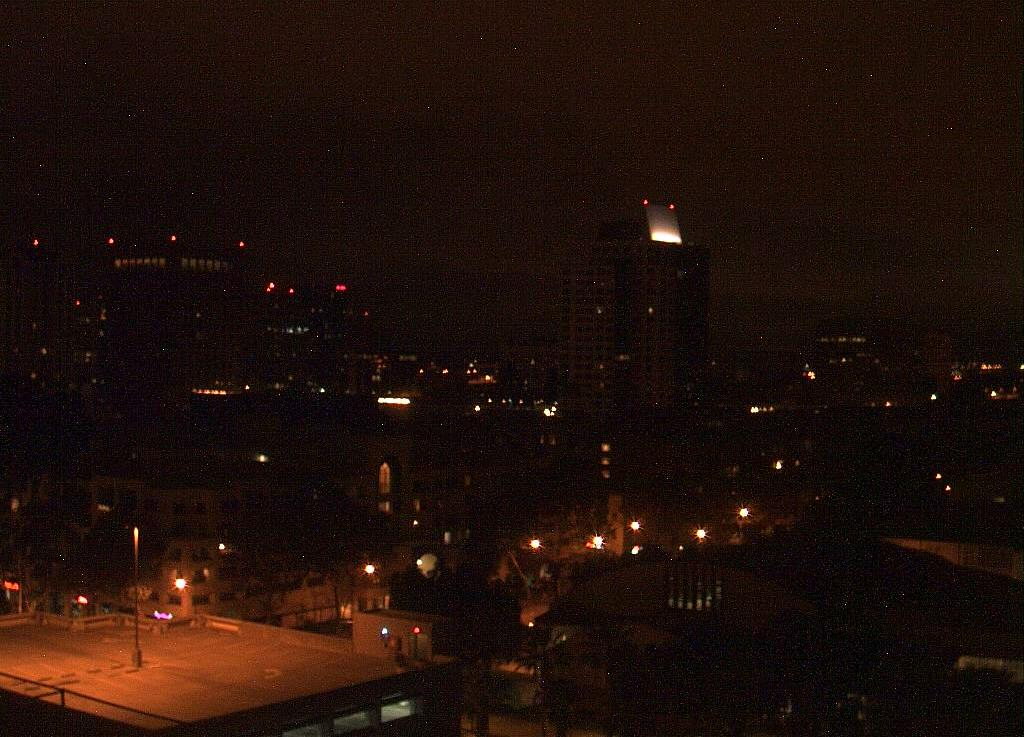
#> input picture night.jpg, 1024 x 737 px, given in place of night.png, which was not available
$ jupyter execute mjmergalrivera_midterm.ipynb   (text cells are left out)
#> lines starting #> are read from the running program, lines starting #| are printed output that depends on the picture; long printed decimals are rounded; pictures that were not available may be replaced by others from this repository, and a replacement may not be noted
[cell 1]
import cv2
import numpy as np
import matplotlib.pyplot as plt

[cell 2]
def load_image(path):
    img = cv2.imread(path)
    img = cv2.cvtColor(img, cv2.COLOR_BGR2RGB)
    return img.astype(np.float32) / 255.0

night = load_image("night.png")
#> in load_image, img is the input picture: shape (737, 1024, 3); mean B, G, R 10.4, 16.3, 32.7
day = load_image("day.png")
#> call 2 of load_image, with path = 'day.png'
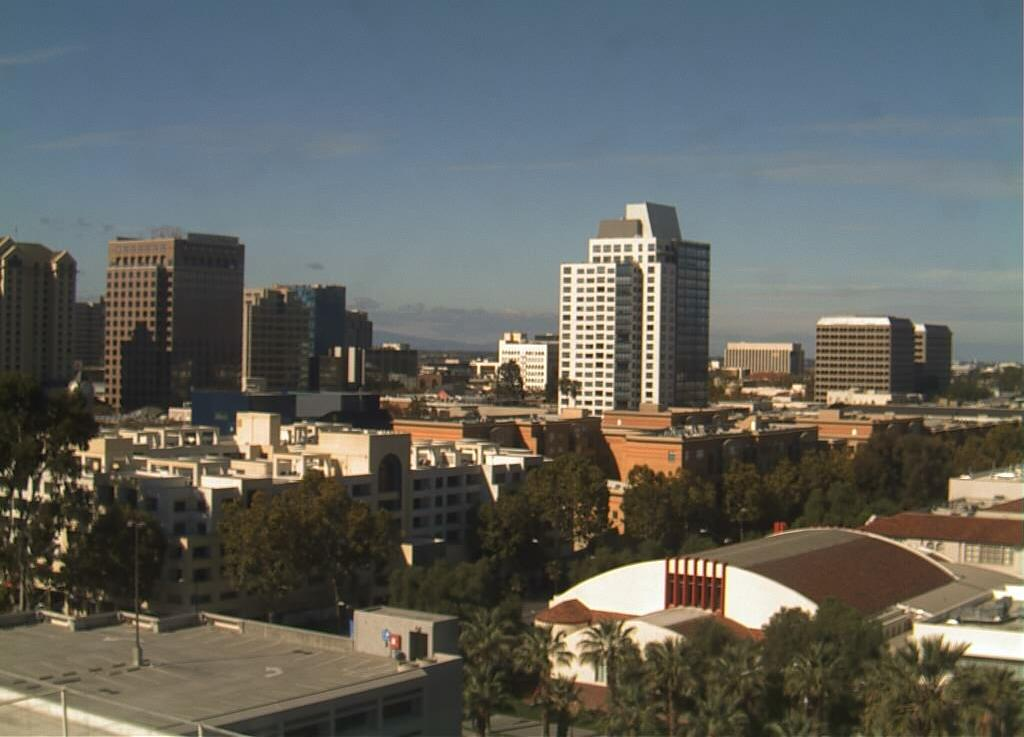
#> input picture day.jpg, 1024 x 737 px, given in place of day.png, which was not available
#> in load_image, img is the input picture: shape (737, 1024, 3); mean B, G, R 95, 99.7, 98.2
#> in load_image (call 2), `return img.astype(np.float32) / 255.0`:
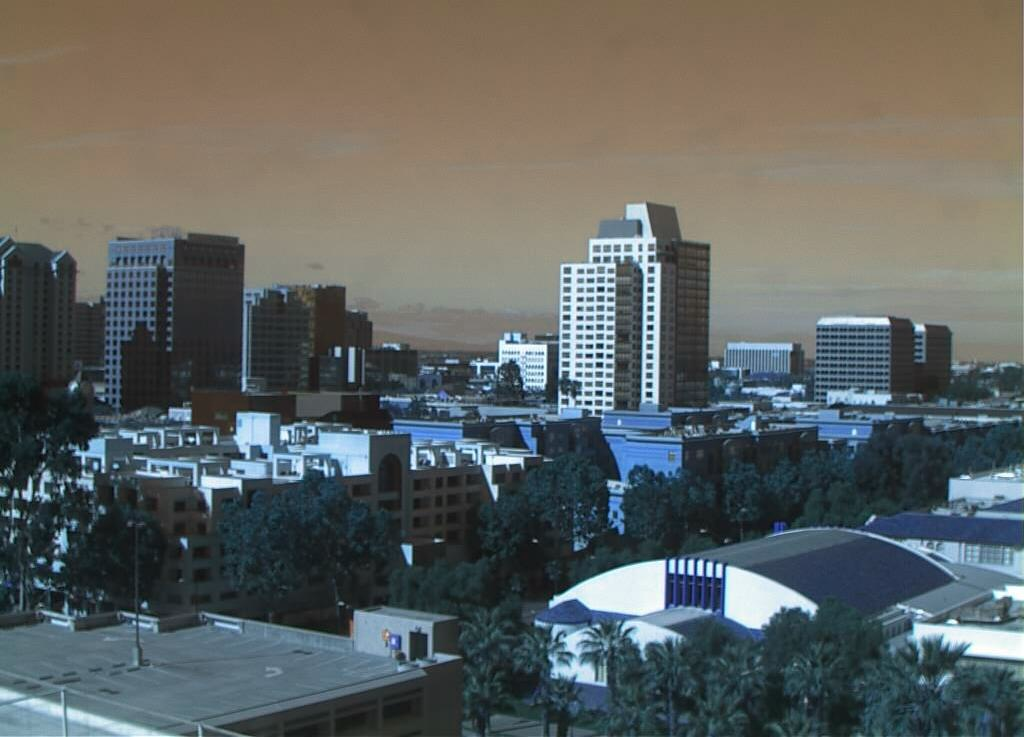
#> returned value: shape (737, 1024, 3) float32; mean of channels 0, 1, 2 0.385, 0.391, 0.373; drawn as B, G, R

plt.figure(figsize=(10,4))
plt.subplot(1,2,1); plt.imshow(night); plt.title("Night"); plt.axis("off")
plt.subplot(1,2,2); plt.imshow(day); plt.title("Day (Reference)"); plt.axis("off")
plt.show()

[cell 3]
def align_images(night, day):
    night_gray = cv2.cvtColor((night*255).astype(np.uint8), cv2.COLOR_RGB2GRAY)
    day_gray   = cv2.cvtColor((day*255).astype(np.uint8), cv2.COLOR_RGB2GRAY)

    warp = np.eye(2, 3, dtype=np.float32)
    criteria = (cv2.TERM_CRITERIA_EPS | cv2.TERM_CRITERIA_COUNT, 50, 1e-6)

    _, warp = cv2.findTransformECC(day_gray, night_gray, warp, cv2.MOTION_AFFINE, criteria)
    aligned = cv2.warpAffine(night, warp, (day.shape[1], day.shape[0]),
                             flags=cv2.INTER_LINEAR + cv2.WARP_INVERSE_MAP)
    return aligned

night_aligned = align_images(night, day)
#> in align_images, `day_gray   = cv2.cvtColor((day*255).astype(np.uint8), cv2.COLOR_RGB2GR..`:
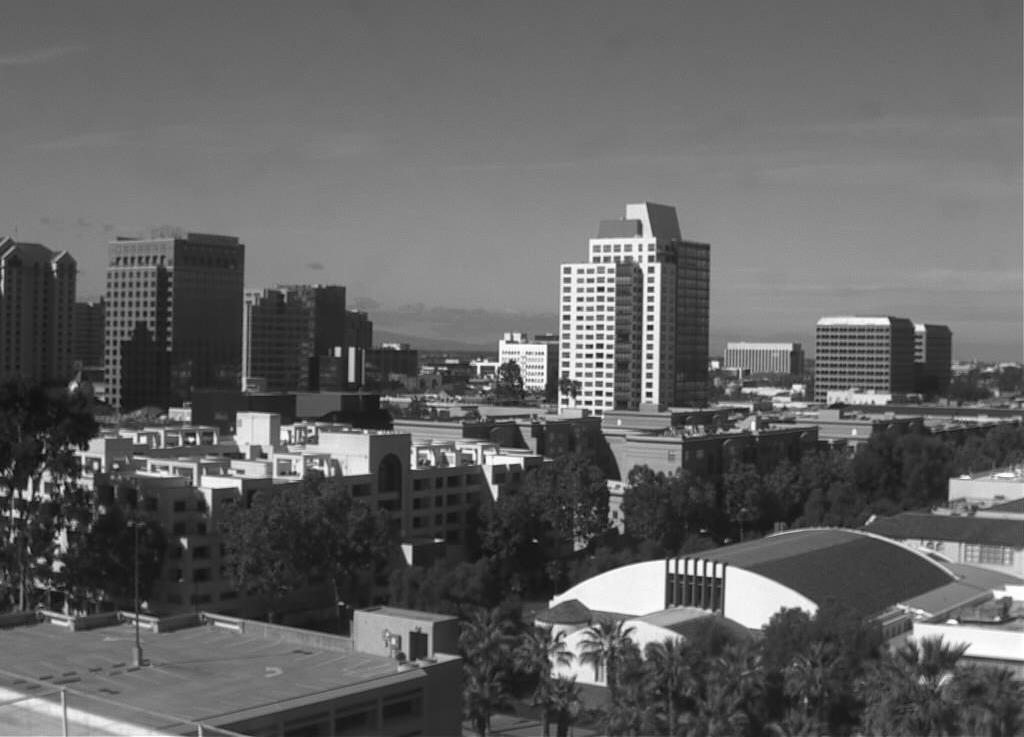
#> day_gray: shape (737, 1024); min 8, max 255, mean 98.7
#> in align_images, `_, warp = cv2.findTransformECC(day_gray, night_gray, warp, cv2.MOTION_..`: warp = [[0.971, -0.119, 70.12], [0.0373, 0.972, -34.86]]

[cell 4]
def denoise(img):
    img_uint8 = (img*255).astype(np.uint8)
    den = cv2.fastNlMeansDenoisingColored(img_uint8, None, 10, 10, 7, 21)
    return den.astype(np.float32) / 255.0

night_denoised = denoise(night_aligned)

[cell 5]
def enhance_illumination(img):
    lab = cv2.cvtColor((img*255).astype(np.uint8), cv2.COLOR_RGB2LAB)
    l, a, b = cv2.split(lab)

    clahe = cv2.createCLAHE(clipLimit=2.0, tileGridSize=(8,8))
    l_enh = clahe.apply(l)

    lab_enh = cv2.merge((l_enh, a, b))
    rgb_enh = cv2.cvtColor(lab_enh, cv2.COLOR_LAB2RGB)
    return rgb_enh.astype(np.float32) / 255.0

night_base = enhance_illumination(night_denoised)
#> in enhance_illumination, `lab = cv2.cvtColor((img*255).astype(np.uint8), cv2.COLOR_RGB2LAB)`: lab: shape (737, 1024, 3); mean of channels 0, 1, 2 15.7, 134.2, 133.3
#> in enhance_illumination, `l, a, b = cv2.split(lab)`:
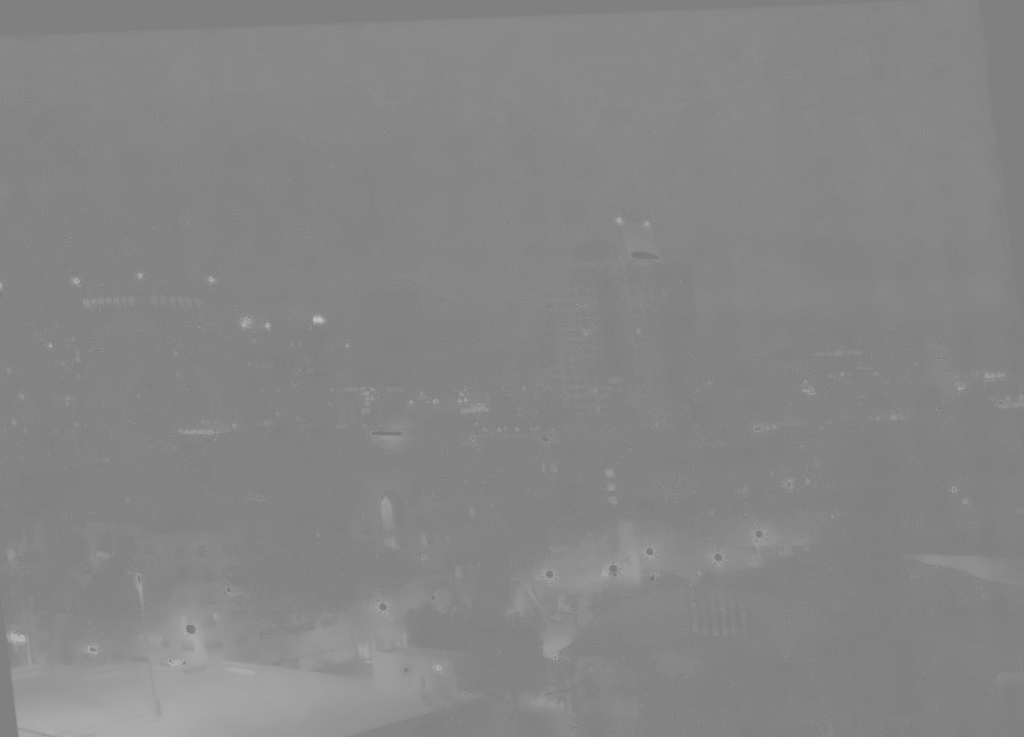
#> a: shape (737, 1024); min 120, max 194, mean 134.2
#> in enhance_illumination, `lab_enh = cv2.merge((l_enh, a, b))`: lab_enh: shape (737, 1024, 3); mean of channels 0, 1, 2 30.6, 134.2, 133.3

[cell 6]
def synthesize_night(img):
    gamma = np.random.uniform(1.8, 3.0)
    dark = img ** gamma

    noise = np.random.normal(0, 0.02, img.shape)
    noisy = np.clip(dark + noise, 0, 1)

    color_shift = np.random.uniform(0.8, 1.2, (1,1,3))
    return np.clip(noisy * color_shift, 0, 1)

[cell 7]
def train_color_transform(inputs, targets):
    X = inputs.reshape(-1, 3)
    Y = targets.reshape(-1, 3)

    X_aug = np.hstack([X, np.ones((X.shape[0], 1))])
    params, _, _, _ = np.linalg.lstsq(X_aug, Y, rcond=None)

    A = params[:3, :]
    b = params[3, :]
    return A, b

[cell 8]
train_inputs = []
train_targets = []

for _ in range(10):  # synthetic samples
    synth = synthesize_night(day)
    synth = enhance_illumination(synth)

    train_inputs.append(synth)
    train_targets.append(day)
#> this loop made 10 passes
#> pass 1, `synth = synthesize_night(day)`:
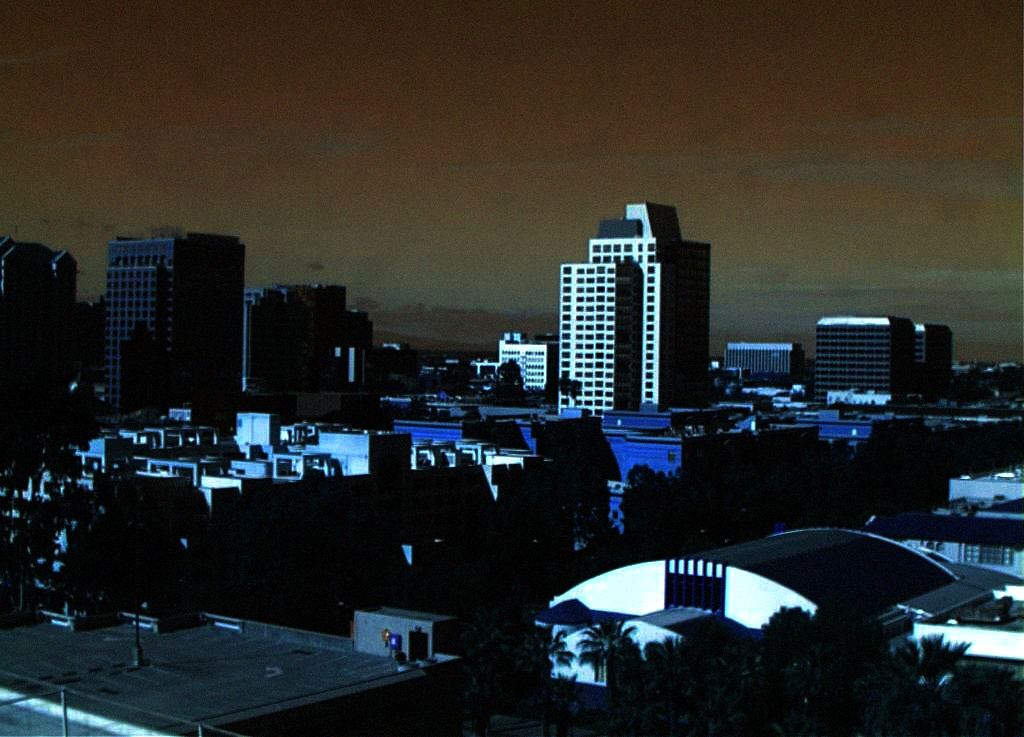
#> synth: shape (737, 1024, 3) float64; mean of channels 0, 1, 2 0.159, 0.167, 0.157; drawn as B, G, R
#> after the loop, train_inputs = 10 items; train_targets = 10 items

train_inputs = np.array(train_inputs)
train_targets = np.array(train_targets)

A, b = train_color_transform(train_inputs, train_targets)
#> in train_color_transform, `params, _, _, _ = np.linalg.lstsq(X_aug, Y, rcond=None)`: params = [[0.768, 0.33, 0.043], [-0.163, -0.108, -0.426], [0.297, 0.805, 1.51], [0.194, 0.176, 0.135]]
#> in train_color_transform, `A = params[:3, :]`: A = [[0.768, 0.33, 0.043], [-0.163, -0.108, -0.426], [0.297, 0.805, 1.51]]
#> in train_color_transform, `b = params[3, :]`: b = [0.194, 0.176, 0.135]
#> b = [0.194, 0.176, 0.135]

[cell 9]
def apply_color_transform(img, A, b):
    h, w, _ = img.shape
    X = img.reshape(-1, 3)
    Y = X @ A + b
    return np.clip(Y.reshape(h, w, 3), 0, 1)

enhanced = apply_color_transform(night_base, A, b)
#> in apply_color_transform, `return np.clip(Y.reshape(h, w, 3), 0, 1)`:
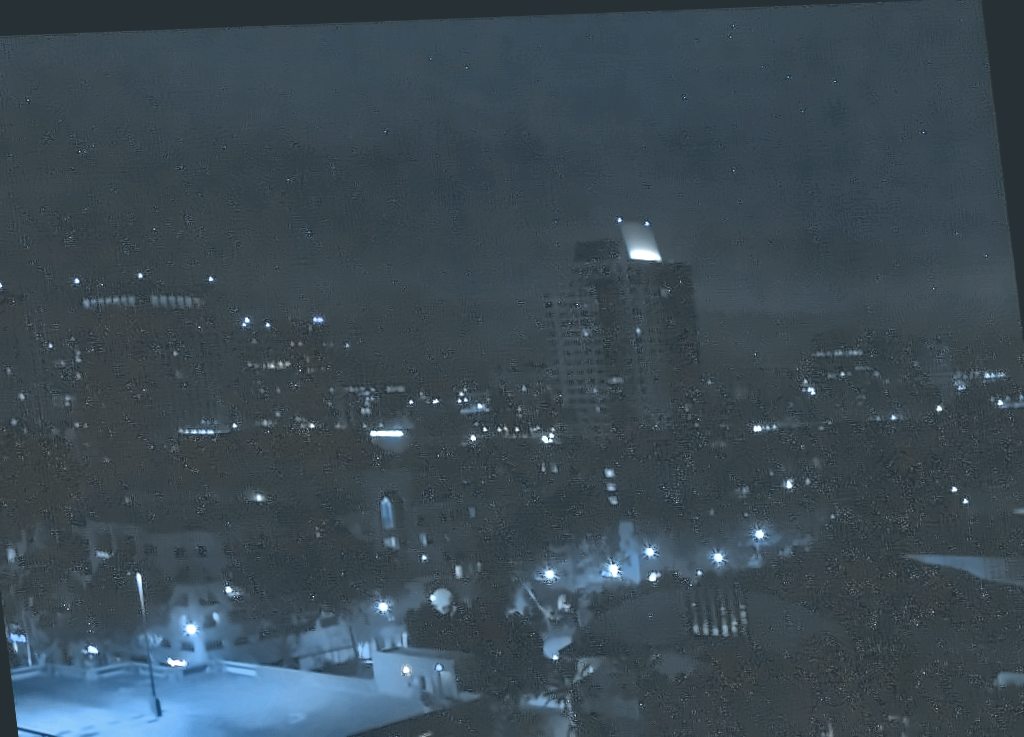
#> returned value: shape (737, 1024, 3) float64; mean of channels 0, 1, 2 0.333, 0.296, 0.237; drawn as B, G, R

[cell 10]
def channelwise_mse(pred, target):
    mse = ((pred - target) ** 2).mean(axis=(0,1))
    return mse, mse.mean()

mse_channels, mse_final = channelwise_mse(enhanced, day)
#> in channelwise_mse, `mse = ((pred - target) ** 2).mean(axis=(0,1))`: mse = [0.0465, 0.0496, 0.0659]
#> mse_channels = [0.0465, 0.0496, 0.0659]; mse_final = 0.054

print("MSE R, G, B:", mse_channels)
#| MSE R, G, B: [0.04646 0.0496 0.06586]
print("Final MSE:", mse_final)
#| Final MSE: 0.05397

[cell 11]
plt.figure(figsize=(15,5))
plt.subplot(1,3,1); plt.imshow(night); plt.title("Night"); plt.axis("off")
plt.subplot(1,3,2); plt.imshow(enhanced); plt.title("Enhanced"); plt.axis("off")
plt.subplot(1,3,3); plt.imshow(day); plt.title("Day (Reference)"); plt.axis("off")
plt.show()
